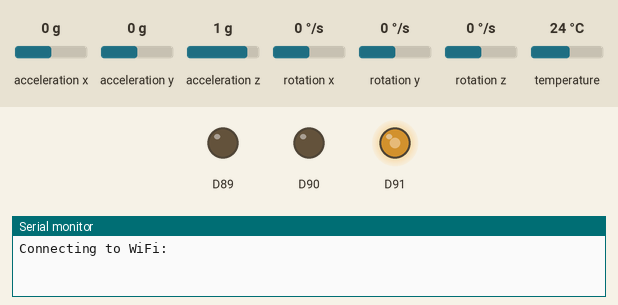
This sketch was run on a simulated Arduino MKR. On the bench: output pins drawn as LEDs (lit = HIGH), the last lines printed to the serial monitor. Inputs (shaded band) come from the test bench; at power-on: acceleration z 1 g, acceleration x 0 g, acceleration y 0 g, rotation x 0 °/s, rotation y 0 °/s, rotation z 0 °/s, temperature 24 °C. WiFi joins after 1.5 s; servers stay silent unless stated; no MQTT or app messages arrive unless stated; not simulated (calls return 0 or success): arduino_secrets.h.

Above: at 0.1 s.
At 5.7 s:
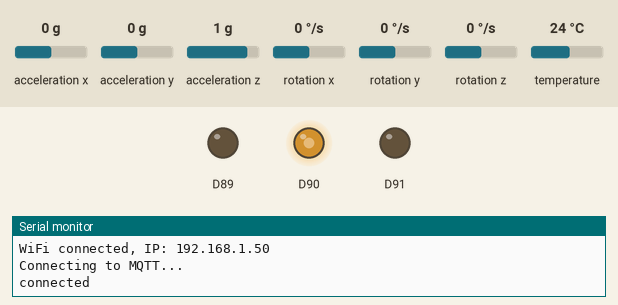
5.8 s: acceleration z set to 0 g
Timing chart, 0 to 8.8 s (numbered marks = the images above; inputs shaded):
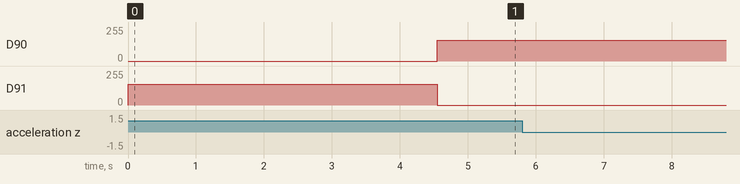

The sketch:

07.vespera_motion_toy.ino
```cpp
// Vespera motion toy - MKR WiFi 1010 + MPU6050 in a small box on a string
//   spin it round in a circle -> a lit column chases round the 12 columns
//   bob it up and down        -> a lit row chases through the 6 rows
//   leave it still            -> the whole lamp glows dim
// The three looks fade into each other instead of jumping.
// Vespera pixel index = col * 6 + row

#include <SPI.h>
#include <Wire.h>
#include <WiFiNINA.h>
#include <PubSubClient.h>
#include <utility/wifi_drv.h>
#include <Adafruit_MPU6050.h>
#include <Adafruit_Sensor.h>
#include "arduino_secrets.h"

const char* ssid          = SECRET_SSID;
const char* password      = SECRET_PASS;
const char* mqtt_username = SECRET_MQTTUSER;
const char* mqtt_password = SECRET_MQTTPASS;
const char* mqtt_server   = "mqtt.cetools.org";
const int   mqtt_port     = 1884;

String lightId    = "30";
String mqtt_topic = "student/CASA0014/luminaire/" + lightId;
String clientId   = "";

WiFiClient   wifiClient;
PubSubClient mqttClient(wifiClient);

const int NUM_COLS     = 12;
const int NUM_ROWS     = 6;
const int payload_size = NUM_COLS * NUM_ROWS * 3;
byte RGBpayload[payload_size];

Adafruit_MPU6050 mpu;

// tuning
const unsigned long SAMPLE_MS    = 10;   // read sensor at 100 Hz
const unsigned long FRAME_MS     = 50;   // send 20 frames a second
const float FREEFALL_G           = 0.35; // below this the box is in the air
const unsigned long TOSS_HOLD_MS = 700;
const float SPIN_DPS             = 120;  // yaw rate that counts as spinning
const float STILL_DEV            = 0.04;
const unsigned long SWITCH_MS    = 250;  // new state must last this long
const float BLEND_TAU            = 0.35; // fade time in seconds
const float TRAIL                = 2.5;  // tail length of the chase
const float COL_SPEED_SCALE      = 0.5;
const float ROW_SPEED_MIN        = 10;   // rows per second
const float ROW_SPEED_MAX        = 24;

const byte STILL_RGB[3] = { 40, 30, 20 };   // dim warm white
const byte SPIN_RGB[3]  = { 0, 180, 255 };  // cyan
const byte TOSS_RGB[3]  = { 255, 60, 150 }; // pink

enum Motion { STILL, SPIN, TOSS };
Motion state = STILL;
Motion candidate = STILL;
unsigned long candidateSince = 0;

float magLP = 1.0;  // smoothed |a| in g
float devLP = 0.0;  // how shaky |a| is
float yawLP = 0.0;  // smoothed spin speed, deg/s
unsigned long lastFreefall = 0;

float colPhase = 0, rowPhase = 0;
float colSpeed = 0, rowSpeed = 0;
float wStill = 1, wSpin = 0, wToss = 0;  // how much of each look to show

unsigned long lastSample = 0, lastFrame = 0;

void setup() {
  Serial.begin(115200);

  WiFiDrv::pinMode(25, OUTPUT);
  WiFiDrv::pinMode(26, OUTPUT);
  WiFiDrv::pinMode(27, OUTPUT);
  LedRed();

  if (!mpu.begin()) {
    Serial.println(F("IMU not found - check SDA/SCL wiring"));
    while (true) { LedRed(); delay(200); LedOff(); delay(200); }
  }
  mpu.setAccelerometerRange(MPU6050_RANGE_8_G);  // spinning can go over 2g
  mpu.setGyroRange(MPU6050_RANGE_1000_DEG);
  mpu.setFilterBandwidth(MPU6050_BAND_21_HZ);

  byte mac[6];
  WiFi.macAddress(mac);
  char macStr[13];
  snprintf(macStr, sizeof(macStr), "%02X%02X%02X%02X%02X%02X", mac[5], mac[4], mac[3], mac[2], mac[1], mac[0]);
  clientId = "MKR1010_Toy_" + String(macStr);

  startWifi();
  mqttClient.setServer(mqtt_server, mqtt_port);
  mqttClient.setBufferSize(512);  // payload is 216 bytes
  mqttClient.setKeepAlive(30);
}

void loop() {
  if (WiFi.status() != WL_CONNECTED) startWifi();
  if (!mqttClient.connected()) reconnectMQTT();
  mqttClient.loop();

  // two timers instead of delay() so reading and sending don't block each other
  unsigned long now = millis();
  if (now - lastSample >= SAMPLE_MS) {
    lastSample = now;
    readSensor(now);
    updateState(now);
  }
  if (now - lastFrame >= FRAME_MS) {
    float dt = (now - lastFrame) / 1000.0;
    lastFrame = now;
    animate(dt);
    render();
    publishFrame();
  }
}

void readSensor(unsigned long now) {
  sensors_event_t a, g, t;
  mpu.getEvent(&a, &g, &t);

  float ax = a.acceleration.x / 9.81, ay = a.acceleration.y / 9.81, az = a.acceleration.z / 9.81;
  float mag = sqrt(ax * ax + ay * ay + az * az);
  magLP += 0.05 * (mag - magLP);
  devLP += 0.05 * (fabs(mag - magLP) - devLP);

  // the sensor's z axis points along the string, so gyro z = spin speed
  float yaw = g.gyro.z * 57.2958;  // rad/s -> deg/s
  yawLP += 0.1 * (yaw - yawLP);

  if (mag < FREEFALL_G) lastFreefall = now;
}

Motion classify(unsigned long now) {
  bool airborne = now - lastFreefall < TOSS_HOLD_MS;
  bool spinning = fabs(yawLP) > SPIN_DPS;
  bool bobbing  = devLP > 0.3 && !spinning;

  if (airborne || bobbing) return TOSS;
  if (spinning) return SPIN;
  if (devLP < STILL_DEV && fabs(magLP - 1.0) < 0.08) return STILL;
  return state;  // not sure, keep the current state
}

void updateState(unsigned long now) {
  Motion c = classify(now);
  if (c != candidate) { candidate = c; candidateSince = now; }
  // a toss is obvious so switch straight away, others wait SWITCH_MS
  if (candidate != state && (candidate == TOSS || now - candidateSince > SWITCH_MS)) {
    state = candidate;
    Serial.println(state == STILL ? F("STILL") : state == SPIN ? F("SPIN") : F("TOSS"));
  }
}

void animate(float dt) {
  float k = 1.0 - exp(-dt / BLEND_TAU);

  // one turn of the box = one trip round the 12 columns (scaled down)
  float colTarget = state == SPIN ? yawLP / 360.0 * NUM_COLS * COL_SPEED_SCALE : 0;
  float rowTarget = 0;
  if (state == TOSS) rowTarget = constrain(mapf(devLP, 0.1, 0.8, ROW_SPEED_MIN, ROW_SPEED_MAX), ROW_SPEED_MIN, ROW_SPEED_MAX);

  // ease the speed too, so the light slides to a stop
  colSpeed += k * (colTarget - colSpeed);
  rowSpeed += k * (rowTarget - rowSpeed);
  colPhase = wrapf(colPhase + colSpeed * dt, NUM_COLS);
  rowPhase = wrapf(rowPhase + rowSpeed * dt, NUM_ROWS);

  wStill += k * ((state == STILL ? 1 : 0) - wStill);
  wSpin  += k * ((state == SPIN  ? 1 : 0) - wSpin);
  wToss  += k * ((state == TOSS  ? 1 : 0) - wToss);
}

// brightness (0-1) of a cell, with the head of the chase at `phase`
float chase(float pos, float phase, int n) {
  float behind = wrapf(phase - pos, n);
  return behind > TRAIL ? 0 : 1.0 - behind / TRAIL;
}

void render() {
  for (int col = 0; col < NUM_COLS; col++) {
    float cSpin = chase(col, colPhase, NUM_COLS) * wSpin;
    for (int row = 0; row < NUM_ROWS; row++) {
      float cToss = chase(row, rowPhase, NUM_ROWS) * wToss;
      int i = (col * NUM_ROWS + row) * 3;
      for (int ch = 0; ch < 3; ch++) {
        // keep at least 30% of the dim glow so the lamp never goes dark
        float v = STILL_RGB[ch] * max(wStill, 0.3f) + SPIN_RGB[ch] * cSpin + TOSS_RGB[ch] * cToss;
        RGBpayload[i + ch] = (byte)constrain((int)v, 0, 255);
      }
    }
  }
}

void publishFrame() {
  if (mqttClient.connected()) mqttClient.publish(mqtt_topic.c_str(), RGBpayload, payload_size);
}

float wrapf(float x, float n) { x = fmod(x, n); return x < 0 ? x + n : x; }
float mapf(float x, float a, float b, float c, float d) { return c + (x - a) * (d - c) / (b - a); }
```

RGBLED.ino
```cpp
// onboard RGB LED on the MKR1010 (pins 25 R, 26 G, 27 B)
void setOnboard(byte r, byte g, byte b) {
  WiFiDrv::analogWrite(25, r);
  WiFiDrv::analogWrite(26, g);
  WiFiDrv::analogWrite(27, b);
}
void LedRed()   { setOnboard(155, 0, 0); }
void LedGreen() { setOnboard(0, 155, 0); }
void LedBlue()  { setOnboard(0, 0, 155); }
void LedOff()   { setOnboard(0, 0, 0); }
```

connections.ino
```cpp
// blue = connecting, green = connected, red = failed
void startWifi() {
  LedBlue();
  Serial.print(F("Connecting to WiFi: "));
  Serial.println(ssid);

  if (WiFi.status() == WL_NO_MODULE) {
    Serial.println(F("WiFi module not found"));
    while (true);
  }

  // try 5 times, then let loop() try again later
  int attempts = 0;
  while (WiFi.status() != WL_CONNECTED && attempts < 5) {
    WiFi.begin(ssid, password);
    Serial.print(F("."));
    delay(3000);
    attempts++;
  }

  if (WiFi.status() == WL_CONNECTED) {
    Serial.print(F("\nWiFi connected, IP: "));
    Serial.println(WiFi.localIP());
    LedGreen();
  } else {
    Serial.println(F("\nWiFi failed, will retry"));
    LedRed();
  }
}

void reconnectMQTT() {
  LedBlue();
  wifiClient.stop();
  Serial.println(F("Connecting to MQTT..."));
  if (mqttClient.connect(clientId.c_str(), mqtt_username, mqtt_password)) {
    Serial.println(F("connected"));
    LedGreen();
  } else {
    Serial.print(F("failed, rc="));
    Serial.println(mqttClient.state());
    LedRed();
    delay(2000);
  }
}
```
